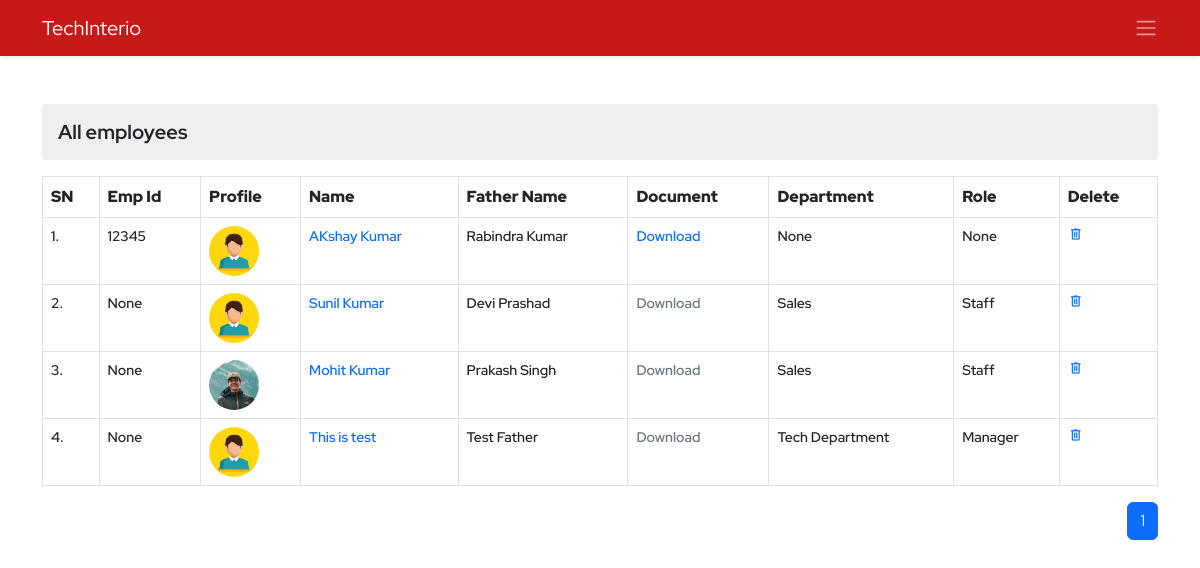
/ems/employee-view/ (signed in), run on an earlier commit of the app's database.
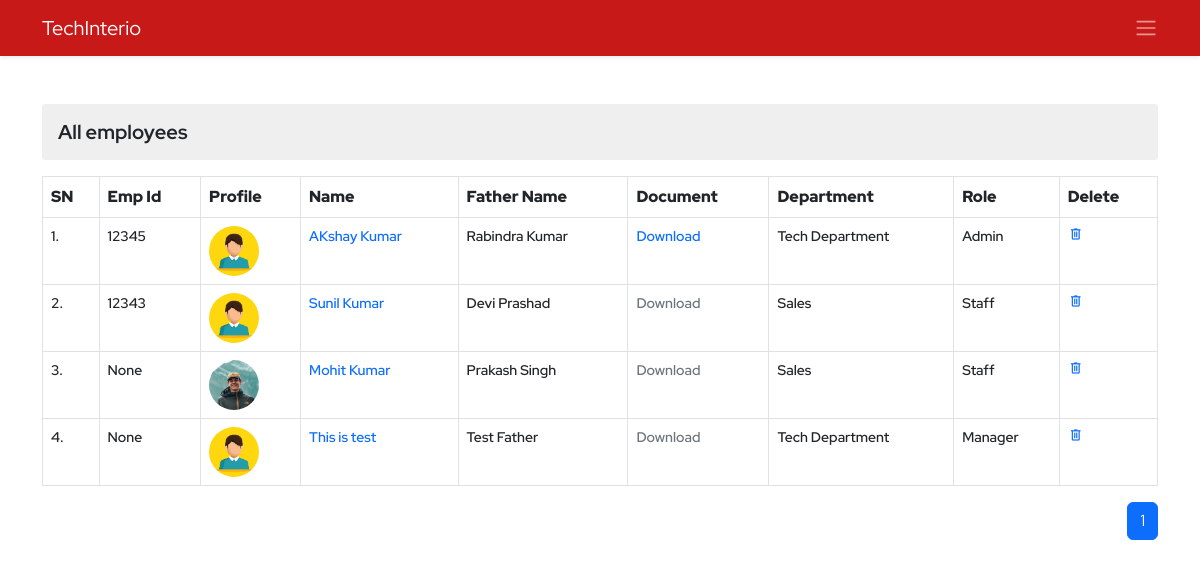
And on a later commit of the database.
### ems/models.py (models this page shows, shortened)
class Employee(models.Model):
    empid=models.AutoField(primary_key=True)
    employeeid=models.IntegerField(unique=True, null=True, blank=True)
    user=models.OneToOneField(User,on_delete=models.CASCADE)
    name=models.CharField(max_length=50)
    father_name=models.CharField(max_length=50)
    avtar=models.ImageField(upload_to='employee_profile_images', blank=True , default='profile.jpg')
    document=models.FileField(upload_to='employee_documents',null=True,blank=True)
    dob=models.DateField()
    email=models.EmailField(max_length=100)
    mobile_no=models.IntegerField()
    emergency_mobile_no=models.IntegerField(null=True,blank=True)
    address=models.OneToOneField(Address, on_delete=models.CASCADE,blank=True, null=True,)
    designation=models.CharField(max_length=70,null=True, blank=True)
    role=models.ForeignKey(Role, on_delete=models.SET_NULL,blank=True, null=True,)
    department=models.ForeignKey(Department, on_delete=models.SET_NULL,blank=True, null=True,)
    joining_date=models.DateField(null=True, blank=True)
    status=models.CharField(max_length=15)
    @property
    def imageURL(self):
        try:
            url=self.avtar.url
        except:
            url=''
        return url

class Department(models.Model):
    name=models.CharField(max_length=70, unique=True)
    description=models.TextField(max_length=200)
    created_at = models.DateTimeField(auto_now_add=True,blank=True,null=True)
    updated_at = models.DateTimeField(auto_now=True,blank=True,null=True)
    def __str__(self):
        return self.name

class Role(models.Model):
    name=models.CharField(max_length=70, unique=True)
    description=models.TextField(max_length=200)
    created_at = models.DateTimeField(auto_now_add=True,blank=True,null=True)
    updated_at = models.DateTimeField(auto_now=True,blank=True,null=True)
    def __str__(self):
        return self.name

### ems/views.py (the view)
# urls.py: path('employee-view/',viewEmployee,name='employee-view'),
@login_required()
def viewEmployee(request):
    context = {}
    try:
        if not request.user.is_superuser:
            profile_obj=Employee.objects.get(user=request.user)
            context['profile']=profile_obj
        employees = Employee.objects.all().order_by('-empid')
        paginator=Paginator(employees,10)
        page_no=request.GET.get('page')
        total_pages=paginator.page_range
        employeepages=paginator.get_page(page_no)
        context['pages']=total_pages
        context['employees'] = employeepages
    except Exception as e:
        print('View Employee Exception : ', e)
    return render(request, 'ems/view_employee.html', context)

### ems/templates/ems/view_employee.html (shortened to what this page needs)
{% extends './base.html' %}
{% block body %}
<div class="container py-4">
    <div class="row d-flex align-items-center justify-content-center">
        <div class="col-12 overflow-auto">
            <h3 class="my-3 derpartment-title">All employees</h3>
            <table class="table table-bordered department-table">
                <tr>
                    <th>SN</th>
                    <th>Emp Id</th>
                    <th>Profile</th>
                    <th>Name</th>
                    <th>Father Name</th>
                    <th>Document</th>
                    <th>Department</th>
                    <th>Role</th>
                    <th>Delete</th>
                </tr>
                {% for employee in employees %}
                <tr>
                    <td>{{forloop.counter}}.</td>
                    <td>{{employee.employeeid}}</td>
                    <td>
                        <img src="{{employee.imageURL}}" alt="" class="profile-pic">
                    </td>
                    <td><a class="" href="{% url 'ems:employee-detail' employee.empid %}">{{employee.name}}</a></td>
                    <td>{{employee.father_name}}</td>
                    {% if employee.document %}
                    <td><a href="{{employee.document.url}}" download="{{employee.document.url}}">Download</a></td>
                    {% else %}
                    <td><a class="text-muted disabled">Download</a></td>
                    {% endif %}
                    <td>{{employee.department}}</td>
                    <td>{{employee.role}}</td>
                    <td><a href="{% url 'ems:employee-delete' employee.empid %}" class="delete"><span class="material-symbols-outlined">
                        delete</span></a></td>
                </tr>
                {% endfor %}
            </table>
            <nav aria-label="Page navigation example">
                <ul class="pagination justify-content-end">
                    {% if pages %}
                    {% for p in pages %}
                    {% if p == employees.number %}
                    <li class="page-item active" aria-current="page"><a class="page-link "
                            href="?page={{p}}">{{p}}</a></li>
                    {% else %}
                    <li class="page-item "><a class="page-link" href="?page={{p}}">{{p}}</a></li>
                    {% endif %}
                    {% endfor %}
                    {% endif %}
                </ul>
            </nav>
        </div>
    </div>
</div>
{% endblock body %}

What changed in the data, as far as the page shows it:
changed Employee "AKshay Kumar": department "None" → "Tech Department"; role "None" → "Admin"
changed Employee "Sunil Kumar": employeeid "None" → "12343"
